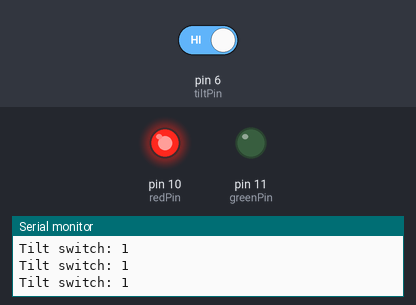
Bench run of a sketch on a simulated Arduino Uno, built with avr-gcc and run on an emulated ATmega328P. Shown: output pins drawn as LEDs (lit = HIGH), the last lines printed to the serial monitor. The test bench sets the inputs (shaded band); at power-on: pin 6 (tiltPin) HIGH.

Above: at 1.4 s.
1.5 s: pin 6 (tiltPin) driven LOW
At 2.4 s:
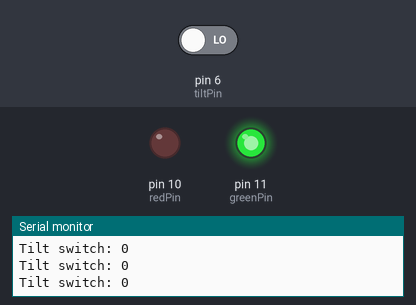
3.0 s: pin 6 (tiltPin) driven HIGH
At 3.6 s:
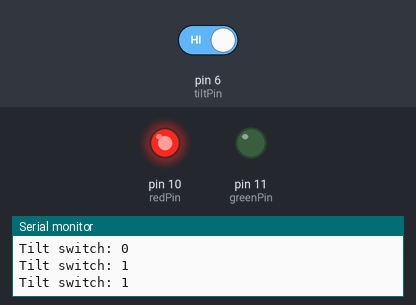
Timing chart, 0 to 6.0 s (numbered marks = the images above; inputs shaded):
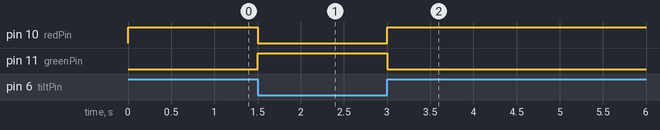

The sketch:

TiltSwitch.ino
```cpp
int redPin = 10;
int greenPin = 11;
int tiltPin = 6;
int tiltVal;
int dt = 300;
void setup() {
  // put your setup code here, to run once:
  Serial.begin(9600);
  pinMode(tiltPin, INPUT);
  pinMode(redPin, OUTPUT);
  pinMode(greenPin, OUTPUT);
  digitalWrite(tiltPin, HIGH);
}

void loop() {
  // put your main code here, to run repeatedly:
  tiltVal = digitalRead(tiltPin);
  Serial.print("Tilt switch: ");
  Serial.println(tiltVal);
  if (tiltVal == 0) {
    digitalWrite(greenPin, HIGH);
    digitalWrite(redPin, LOW);
  }
  else {
    digitalWrite(redPin, HIGH);
    digitalWrite(greenPin, LOW);
  }
  delay(dt);
}
```

Measured:
- after the input at 1.5 s, pin 10 (redPin): HIGH → LOW at once; pin 11 (greenPin): LOW → HIGH at once
- after the input at 3.0 s, pin 10 (redPin): LOW → HIGH at once; pin 11 (greenPin): HIGH → LOW at once
